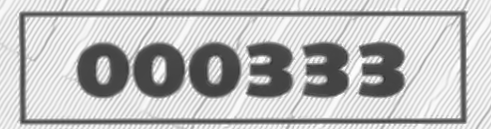
#> input picture data/corrida/crops/acta_presidencial_000333/numero_mesa.png, 491 x 129 px
$ python -i regiones_plantilla.py   (imports and definitions only)
#> lines starting #> are read from the running program, lines starting #| are printed output that depends on the picture; after the words box and inside, x2 and y2 are one past the last pixel; in counts of white or black regions, pixels touching at a corner belong together
"""
Detección de regiones de interés por PLANTILLA (etapa 3 del pipeline — piloto).

Sustento del enfoque:
    El acta de escrutinio de la ONPE es un formulario de LAYOUT FIJO: todas las
    actas del proceso EG2026 se generan con la misma plantilla (misma posición
    de la tabla de votos, totales, mesa y observaciones), e incluyen marcas
    fiduciales en las esquinas. Por eso, para el piloto de viabilidad, las
    regiones se definen UNA sola vez como fracciones (0..1) del ancho/alto de
    la página y se propagan a todas las actas después del deskew del
    preprocesamiento. Esto entrega recortes exactos con costo de anotación
    casi cero.

    Se usan fracciones y no píxeles para que el mismo código funcione a
    cualquier DPI de rasterizado (el piloto usa 300 DPI ≈ 3509x4963 px).

Calibración:
    Las fracciones se calibraron visualmente sobre el acta de la mesa 000001
    (data/processed/acta_presidencial_000001.png) y se verifican con el modo
    --debug, que dibuja todas las cajas sobre el acta para inspección ocular.

Uso:
    # ver la plantilla dibujada sobre un acta (calibración)
    python regiones_plantilla.py --debug --img ../../data/processed/acta_presidencial_000001.png

    # recortar los campos de todas las actas procesadas
    python regiones_plantilla.py --in ../../data/processed --out ../../data/crops
"""
from __future__ import annotations

import argparse
import json
import logging
from pathlib import Path

import cv2

# [2 lines not run here, left out]
log = logging.getLogger("regiones_plantilla")

# --------------------------------------------------------------------------- #
# Plantilla de regiones (fracciones del ancho/alto de la página)
# Calibrada sobre el acta presidencial EG2026 a 300 DPI (mesa 000001).
# --------------------------------------------------------------------------- #

# La columna "TOTAL DE VOTOS" es una franja vertical con una celda por fila.
# Las 38 filas de organizaciones políticas son equiespaciadas; debajo siguen
# 4 filas de resumen con la misma altura.
COL_VOTOS_X1 = 0.455   # borde izquierdo de la celda de votos
COL_VOTOS_X2 = 0.549   # borde derecho
FILA1_Y = 0.2140       # borde superior de la fila 1
ALTO_FILA = 0.01655    # alto de cada fila (38 filas + 4 de resumen)
N_PARTIDOS = 38

# Campos únicos (x1, y1, x2, y2) en fracciones de página
CAMPOS_FIJOS = {
    "numero_mesa":         (0.058, 0.095, 0.198, 0.121),
    "total_electores":     (0.865, 0.103, 0.945, 0.123),
    "total_ciudadanos":    (0.270, 0.918, 0.362, 0.942),
    "observaciones":       (0.088, 0.948, 0.795, 0.995),
}

# --------------------------------------------------------------------------- #
# Registro por marcas fiduciales (alineación previa al recorte)
#
# Sustento: la evaluación nacional mostró que algunos escaneos traen bandas
# negras del escáner o desplazamientos de encuadre (p. ej. mesa 084786,
# corrida ~184 px hacia abajo), con lo que las fracciones fijas caen en la
# fila equivocada. El propio formulario trae la solución: cuadrados negros
# de registro (fiduciales) impresos en el borde. Se detectan, se emparejan
# con sus posiciones de referencia (calibradas en la mesa 000001) usando
# RANSAC de traslación —robusto a marcas faltantes y a falsos positivos como
# los dígitos de muestra "0123456789"— y se estima una transformación afín
# parcial que lleva el acta al marco de referencia antes de recortar.
# --------------------------------------------------------------------------- #

# Posiciones (fx, fy) de las 15 marcas fiduciales del acta de referencia
# (mesa 000001 procesada a 300 DPI, 3509x4963), solo bandas laterales,
# superior e inferior de la página.
REF_FIDUCIALES = [
    (0.0251, 0.0111), (0.0928, 0.0109), (0.4578, 0.0108), (0.5469, 0.0108),
    (0.9782, 0.0104),
    (0.0248, 0.2111), (0.9785, 0.2111),
    (0.0236, 0.5424), (0.9772, 0.5424),
    (0.0239, 0.8424), (0.9766, 0.8400),
    (0.0242, 0.8923), (0.9775, 0.8895),
    (0.0249, 0.9848), (0.9785, 0.9809),
]
REF_W, REF_H = 3509, 4963  # marco de referencia (300 DPI)


def detectar_fiduciales(gray):
    """
    Detecta candidatos a marca fiducial: componentes conexos oscuros,
    cuadrados (aspecto ~1, relleno alto), en las bandas del borde de página.
    Devuelve centroides en píxeles.
    """
    h, w = gray.shape[:2]
    _, bw = cv2.threshold(gray, 100, 255, cv2.THRESH_BINARY_INV)
    n, _, stats, cents = cv2.connectedComponentsWithStats(bw, 8)
    puntos = []
    for i in range(1, n):
        x, y, ww, hh, area = stats[i]
        if not (800 < area < 12000):
            continue
        if not (0.6 < ww / hh < 1.6):
            continue
        if area / (ww * hh) < 0.75:
            continue
        cx, cy = cents[i]
        fx, fy = cx / w, cy / h
        # bandas del borde (tolerantes al desplazamiento del escaneo)
        if fx < 0.07 or fx > 0.93 or fy < 0.10 or fy > 0.94:
            puntos.append((float(cx), float(cy)))
    return puntos


def alinear_por_fiduciales(img, umbral_px: int = 30, min_inliers: int = 4):
    """
    Lleva el acta al marco de referencia (REF_W x REF_H) alineando sus marcas
    fiduciales con las de la plantilla. Si no hay suficientes marcas
    confiables, devuelve la imagen sin tocar (mejor no alinear que alinear mal).
    """
    import numpy as np
    gray = cv2.cvtColor(img, cv2.COLOR_BGR2GRAY) if img.ndim == 3 else img
    detectados = detectar_fiduciales(gray)
    if len(detectados) < min_inliers:
        return img

    ref = [(fx * REF_W, fy * REF_H) for fx, fy in REF_FIDUCIALES]

    # RANSAC de traslación: cada par (detectado, referencia) propone un
    # desplazamiento; gana el que más marcas deja emparejadas.
    mejor_pares = []
    for tx, ty in detectados:
        for rx, ry in ref:
            dx, dy = rx - tx, ry - ty
            pares = []
            usados = set()
            for px, py in detectados:
                qx, qy = px + dx, py + dy
                mejor_j, mejor_d = None, umbral_px
                for j, (ax, ay) in enumerate(ref):
                    if j in usados:
                        continue
                    d = max(abs(qx - ax), abs(qy - ay))
                    if d < mejor_d:
                        mejor_j, mejor_d = j, d
                if mejor_j is not None:
                    usados.add(mejor_j)
                    pares.append(((px, py), ref[mejor_j]))
            if len(pares) > len(mejor_pares):
                mejor_pares = pares

    if len(mejor_pares) < min_inliers:
        return img

    src = np.array([p[0] for p in mejor_pares], dtype=np.float32)
    dst = np.array([p[1] for p in mejor_pares], dtype=np.float32)
    M, _ = cv2.estimateAffinePartial2D(src, dst, ransacReprojThreshold=8)
    if M is None:
        return img
    return cv2.warpAffine(img, M, (REF_W, REF_H), flags=cv2.INTER_CUBIC,
                          borderMode=cv2.BORDER_REPLICATE)

# Filas de resumen que siguen a las 38 de partidos (comparten la columna de votos)
FILAS_RESUMEN = ["votos_blancos", "votos_nulos", "votos_impugnados", "total_emitidos"]


def _abs(box, w, h):
    """Convierte una caja fraccional a píxeles absolutos."""
    x1, y1, x2, y2 = box
    return int(x1 * w), int(y1 * h), int(x2 * w), int(y2 * h)


def regiones(w: int, h: int) -> dict[str, tuple[int, int, int, int]]:
    """
    Devuelve TODAS las regiones de la plantilla en píxeles para una imagen
    de tamaño (w, h): campos fijos + celda de votos de cada partido (1..38)
    + filas de resumen.
    """
    reg = {n: _abs(b, w, h) for n, b in CAMPOS_FIJOS.items()}
    for i in range(N_PARTIDOS):
        y1 = FILA1_Y + i * ALTO_FILA
        reg[f"votos_partido_{i + 1:02d}"] = _abs(
            (COL_VOTOS_X1, y1, COL_VOTOS_X2, y1 + ALTO_FILA), w, h)
    for j, nombre in enumerate(FILAS_RESUMEN):
        y1 = FILA1_Y + (N_PARTIDOS + j) * ALTO_FILA
        reg[nombre] = _abs((COL_VOTOS_X1, y1, COL_VOTOS_X2, y1 + ALTO_FILA), w, h)
    return reg


# [21 lines left out: function recortar_acta, not called in this run]


def dibujar_debug(img_path: Path, out_path: Path, alinear: bool = True):
    """Dibuja la plantilla sobre el acta para verificar la calibración a ojo."""
#> called with out_path = 'out.png', alinear = True
    img = cv2.imread(str(img_path))
#> img is the input picture: shape (129, 491, 3); min 55, max 255, mean 187.6
    if img.ndim == 2:
        img = cv2.cvtColor(img, cv2.COLOR_GRAY2BGR)
    if alinear:
        img = alinear_por_fiduciales(img)
#> in detectar_fiduciales, `_, bw = cv2.threshold(gray, 100, 255, cv2.THRESH_BINARY_INV)`:
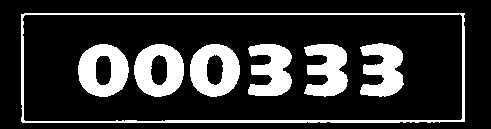
#> bw: shape (129, 491); 19.9% white; 7 white regions, largest, box (x1, y1, x2, y2) and area: (21, 13, 465, 123) 2644, (78, 44, 129, 97) 1749, (134, 44, 184, 97) 1732
#> in detectar_fiduciales, `n, _, stats, cents = cv2.connectedComponentsWithStats(bw, 8)`: n = 8; stats = [[0, 0, 491, 129, 50727], [21, 13, 444, 110, 2644], [360, 43, 44, 54, 1590], [78, 44, 51, 53, 1749], [134, 44, 50, 53, 1732], [190, 44, 50, 53, 1726], [248, 44, 44, 52, 1591], [304, 44, 44, 53, 1580]]; cents = [[246.1, 62.4], [247.2, 72.73], [383, 69.68], [102.7, 70.02], [158.6, 69.91], [214.3, 69.88], [271, 69.79], [327.2, 69.65]]
#> the loop in detectar_fiduciales, `for i in range(1, n):` made 7 passes
#> after the loop in detectar_fiduciales, `for i in range(1, n):`: puntos = []
    h, w = img.shape[:2]
#> h = 129; w = 491
    for nombre, (x1, y1, x2, y2) in regiones(w, h).items():
        color = (0, 0, 255) if not nombre.startswith("votos_partido") else (255, 0, 0)
        cv2.rectangle(img, (x1, y1), (x2, y2), color, 3)
        if not nombre.startswith("votos_partido"):
            cv2.putText(img, nombre, (x1, max(20, y1 - 8)),
                        cv2.FONT_HERSHEY_SIMPLEX, 0.9, color, 2)
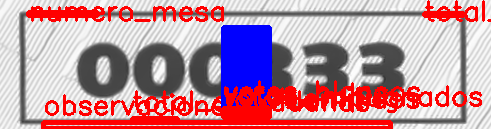
#> img: shape (129, 491, 3); mean B, G, R 157.9, 144.3, 191.7
    cv2.imwrite(str(out_path), img)
    log.info("Overlay de calibración: %s", out_path)


# [26 lines left out: function main, not called in this run]


# [2 lines not run here, left out]

>>> result = dibujar_debug('../../data/corrida/crops/acta_presidencial_000333/numero_mesa.png', 'out.png')

$ run again, on data/corrida/crops/acta_presidencial_001216/observaciones.png
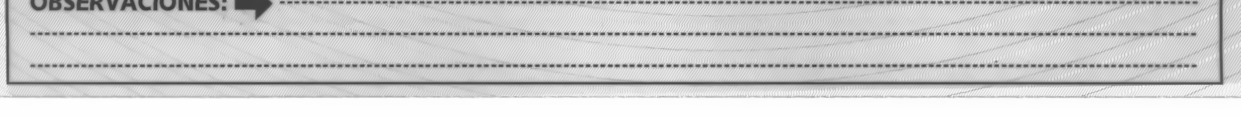
#> input picture data/corrida/crops/acta_presidencial_001216/observaciones.png, 2481 x 234 px (shown at 1/2 size)
#> in dibujar_debug, img is the input picture: shape (234, 2481, 3); min 53, max 254, mean 205.8
#> in detectar_fiduciales, `_, bw = cv2.threshold(gray, 100, 255, cv2.THRESH_BINARY_INV)`:
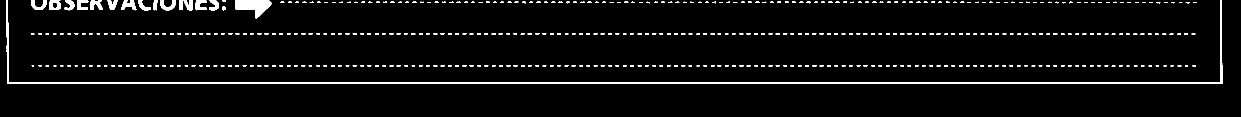
#> bw: shape (234, 2481) (shown at 1/2 size); 4.1% white; 464 white regions (105 under 20 px), largest, box (x1, y1, x2, y2) and area: (12, 0, 2445, 168) 8527, (470, 0, 544, 38) 1545, (242, 0, 273, 21) 359
#> n = 465; stats = 465 rows, first 6: [0, 0, 2481, 234, 556994], [12, 0, 2433, 168, 8527], [62, 0, 31, 20, 310], [99, 0, 23, 20, 344], [129, 0, 20, 21, 249], [154, 0, 23, 20, 293]; cents = 465 pairs, first value 65.11 to 2389.5, second value 1.44 to 153.4
#> the loop in detectar_fiduciales, `for i in range(1, n):` made 464 passes
#> after the loop in detectar_fiduciales, `for i in range(1, n):`: puntos = []
#> after the loop in dibujar_debug, `for nombre, (x1, y1, x2, y2) in regiones(w, h).items():`:
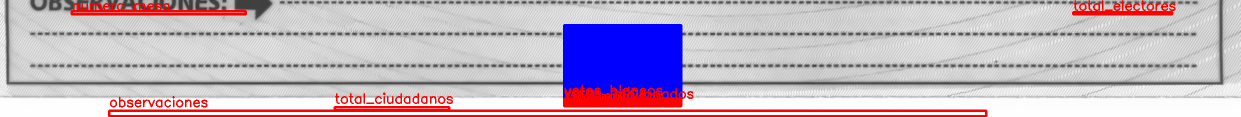
#> img: shape (234, 2481, 3) (shown at 1/2 size); 11.78% of pixels changed, all inside (x1, y1, x2, y2) = (141, 0, 2351, 234)

$ run again, on data/corrida/crops/acta_presidencial_001840/numero_mesa.png
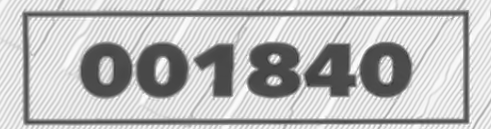
#> input picture data/corrida/crops/acta_presidencial_001840/numero_mesa.png, 491 x 129 px
#> in dibujar_debug, img is the input picture: shape (129, 491, 3); min 52, max 255, mean 186.7
#> in detectar_fiduciales, `_, bw = cv2.threshold(gray, 100, 255, cv2.THRESH_BINARY_INV)`:
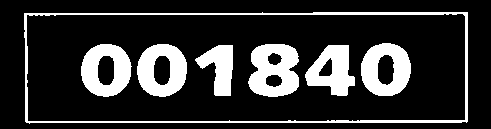
#> bw: shape (129, 491); 19.7% white; 7 white regions, largest, box (x1, y1, x2, y2) and area: (24, 12, 468, 124) 2681, (248, 44, 299, 97) 1956, (361, 43, 411, 96) 1748
#> n = 8; stats = [[0, 0, 491, 129, 50858], [24, 12, 444, 112, 2681], [361, 43, 50, 53, 1748], [81, 44, 51, 53, 1725], [137, 44, 50, 53, 1731], [195, 45, 38, 51, 1119], [248, 44, 51, 53, 1956], [305, 45, 50, 51, 1521]]; cents = [[243.8, 62.81], [260.7, 66.66], [385.5, 69.13], [105.6, 69.66], [161.6, 69.75], [219.4, 67.22], [273.8, 69.88], [332.2, 70.2]]
#> the loop in detectar_fiduciales, `for i in range(1, n):` made 7 passes
#> after the loop in detectar_fiduciales, `for i in range(1, n):`: puntos = []
#> after the loop in dibujar_debug, `for nombre, (x1, y1, x2, y2) in regiones(w, h).items():`:
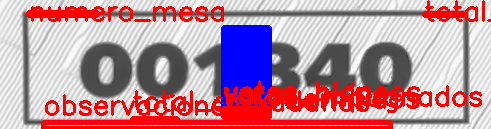
#> img: shape (129, 491, 3); mean B, G, R 157.2, 143.6, 191
